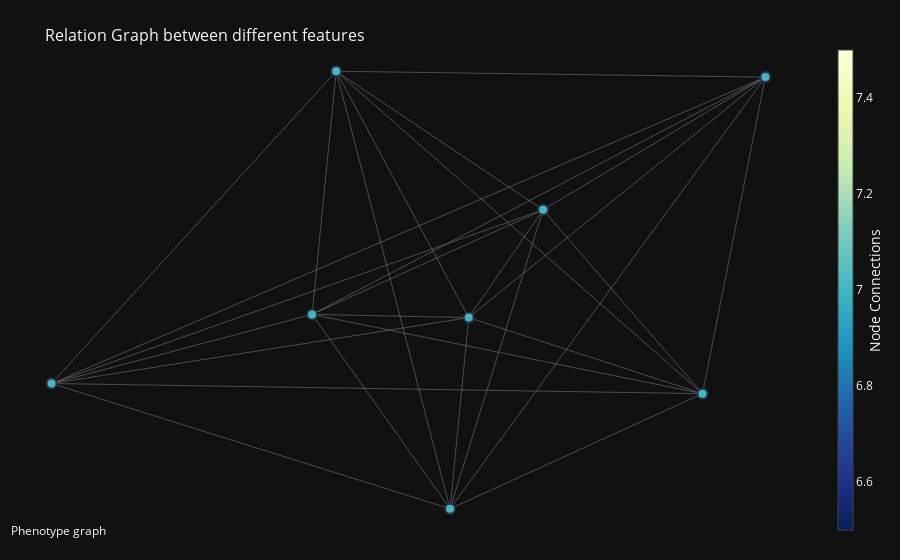

Source (notebook cell):
### Code cell
input_list, evolved_x, cooccurrence_matrix, Graph, phenotype_per_sample_collection, correlation_matrix = analyse_global_phenotype(input_folder, features)

### Figure 1 — Plotly figure (JSON) as saved in the notebook; plotly's stock layout.template omitted (floating-point values rounded to 4 significant figures)
{"data": [{"hoverinfo": "text", "line": {"color": "#888", "width": 0.5}, "mode": "lines", "text": ["Weight: 0.106", "Weight: 0.103", "Weight: 0.03", "Weight: 0.059", "Weight: 0.047", "Weight: 0.021", "Weight: 0.187", "Weight: 0.131", "Weight: 0.058", "Weight: 0.111", "Weight: 0.035", "Weight: 0.046", "Weight: 0.352", "Weight: 0.074", "Weight: 0.125", "Weight: 0.048", "Weight: 0.09", "Weight: 0.396", "Weight: 0.042", "Weight: 0.041", "Weight: 0.019", "Weight: 0.175", "Weight: 0.02", "Weight: 0.023", "Weight: 0.208", "Weight: 0.007", "Weight: 0.072", "Weight: 0.065"], "x": [0.6188, 0.2222, null, 0.6188, -0.3522, null, 0.6188, -0.2923, null, 0.6188, -0.009089, null, 0.6188, 0.7752, null, 0.6188, -1.0, null, 0.6188, 0.0374, null, 0.2222, -0.3522, null, 0.2222, -0.2923, null, 0.2222, -0.009089, null, 0.2222, 0.7752, null, 0.2222, -1.0, null, 0.2222, 0.0374, null, -0.3522, -0.2923, null, -0.3522, -0.009089, null, -0.3522, 0.7752, null, -0.3522, -1.0, null, -0.3522, 0.0374, null, -0.2923, -0.009089, null, -0.2923, 0.7752, null, -0.2923, -1.0, null, -0.2923, 0.0374, null, -0.009089, 0.7752, null, -0.009089, -1.0, null, -0.009089, 0.0374, null, 0.7752, -1.0, null, 0.7752, 0.0374, null, -1.0, 0.0374, null], "y": [-0.3304, 0.226, null, -0.3304, -0.09046, null, -0.3304, 0.6457, null, -0.3304, -0.6789, null, -0.3304, 0.6279, null, -0.3304, -0.2997, null, -0.3304, -0.1002, null, 0.226, -0.09046, null, 0.226, 0.6457, null, 0.226, -0.6789, null, 0.226, 0.6279, null, 0.226, -0.2997, null, 0.226, -0.1002, null, -0.09046, 0.6457, null, -0.09046, -0.6789, null, -0.09046, 0.6279, null, -0.09046, -0.2997, null, -0.09046, -0.1002, null, 0.6457, -0.6789, null, 0.6457, 0.6279, null, 0.6457, -0.2997, null, 0.6457, -0.1002, null, -0.6789, 0.6279, null, -0.6789, -0.2997, null, -0.6789, -0.1002, null, 0.6279, -0.2997, null, 0.6279, -0.1002, null, -0.2997, -0.1002, null], "type": "scatter"}, {"hoverinfo": "text", "marker": {"color": [7, 7, 7, 7, 7, 7, 7, 7], "colorbar": {"thickness": 15, "title": {"side": "right", "text": "Node Connections"}, "xanchor": "left"}, "colorscale": [[0.0, "rgb(255,255,217)"], [0.125, "rgb(237,248,177)"], [0.25, "rgb(199,233,180)"], [0.375, "rgb(127,205,187)"], [0.5, "rgb(65,182,196)"], [0.625, "rgb(29,145,192)"], [0.75, "rgb(34,94,168)"], [0.875, "rgb(37,52,148)"], [1.0, "rgb(8,29,88)"]], "line": {"width": 2}, "reversescale": true, "showscale": true, "size": 10}, "mode": "markers", "text": ["Index: 0, feature: Pregnancies<br># of connections: 7", "Index: 1, feature: Glucose<br># of connections: 7", "Index: 2, feature: Blood Pressure<br># of connections: 7", "Index: 3, feature: Skin Thickness<br># of connections: 7", "Index: 4, feature: Insulin<br># of connections: 7", "Index: 5, feature: BMI<br># of connections: 7", "Index: 6, feature: DiabetesPedigreeFunction<br># of connections: 7", "Index: 7, feature: Age<br># of connections: 7"], "x": [0.6188, 0.2222, -0.3522, -0.2923, -0.009089, 0.7752, -1.0, 0.0374], "y": [-0.3304, 0.226, -0.09046, 0.6457, -0.6789, 0.6279, -0.2997, -0.1002], "type": "scatter"}, {"hovertemplate": " %{hovertext}<extra></extra>", "hovertext": ["Edge (0 - 1): 0.106", "Edge (0 - 2): 0.103", "Edge (0 - 3): 0.03", "Edge (0 - 4): 0.059", "Edge (0 - 5): 0.047", "Edge (0 - 6): 0.021", "Edge (0 - 7): 0.187", "Edge (1 - 2): 0.131", "Edge (1 - 3): 0.058", "Edge (1 - 4): 0.111", "Edge (1 - 5): 0.035", "Edge (1 - 6): 0.046", "Edge (1 - 7): 0.352", "Edge (2 - 3): 0.074", "Edge (2 - 4): 0.125", "Edge (2 - 5): 0.048", "Edge (2 - 6): 0.09", "Edge (2 - 7): 0.396", "Edge (3 - 4): 0.042", "Edge (3 - 5): 0.041", "Edge (3 - 6): 0.019", "Edge (3 - 7): 0.175", "Edge (4 - 5): 0.02", "Edge (4 - 6): 0.023", "Edge (4 - 7): 0.208", "Edge (5 - 6): 0.007", "Edge (5 - 7): 0.072", "Edge (6 - 7): 0.065"], "marker": {"opacity": 0}, "mode": "markers", "showlegend": false, "x": [0.4205, 0.1333, 0.1633, 0.3049, 0.697, -0.1906, 0.3281, -0.065, -0.03503, 0.1066, 0.4987, -0.3889, 0.1298, -0.3222, -0.1807, 0.2115, -0.6761, -0.1574, -0.1507, 0.2414, -0.6461, -0.1274, 0.383, -0.5045, 0.01415, -0.1124, 0.4063, -0.4813], "y": [-0.0522, -0.2104, 0.1576, -0.5047, 0.1488, -0.3151, -0.2153, 0.06778, 0.4359, -0.2264, 0.427, -0.03684, 0.06293, 0.2776, -0.3847, 0.2687, -0.1951, -0.09531, -0.01661, 0.6368, 0.173, 0.2728, -0.02548, -0.4893, -0.3895, 0.1641, 0.2639, -0.1999], "type": "scatter"}], "layout": {"annotations": [{"showarrow": false, "text": "Phenotype graph", "x": 0.005, "xref": "paper", "y": -0.002, "yref": "paper"}], "hovermode": "closest", "margin": {"b": 20, "l": 5, "r": 5, "t": 40}, "showlegend": false, "title": {"font": {"size": 16}, "text": "<br>Relation Graph between different features"}, "xaxis": {"showgrid": false, "showticklabels": false, "zeroline": false}, "yaxis": {"showgrid": false, "showticklabels": false, "zeroline": false}}}
